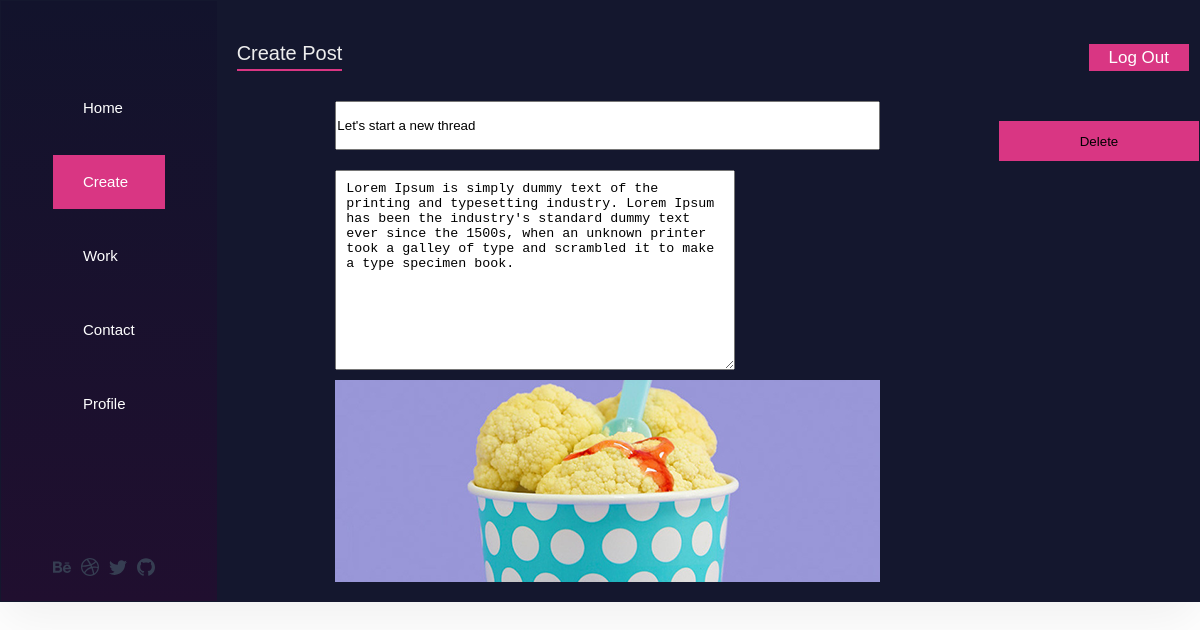
The app's page /1/update (signed in) with its own data.
### models/post.py (models this page shows, shortened)
class PostModel(db.Model):
    __tablename__ = "posts"
    id = db.Column(db.Integer, primary_key=True)
    title = db.Column(db.String(255),nullable=False)
    posts = db.Column(db.Text, nullable=False)
    image_url =db.Column(db.String(255),nullable=False)
    user_id = db.Column(db.Integer, db.ForeignKey("users.id"), nullable=False)
    users = db.relationship("UserModel")
    created_on = db.Column(db.DateTime, server_default=db.func.now())
    updated_on = db.Column(
        db.DateTime, server_default=db.func.now(), server_onupdate=db.func.now())
    @classmethod
    def find_by_id(cls, _id) -> "PostModel":
        return cls.query.filter_by(id=_id).first()

### blueprints/blog.py (the view, shortened to what this page needs)
@bp.route('/<int:id>/update', methods=('GET', 'POST'))
@login_required
def update(id):
    post = get_post(id)
    return render_template('blog/update.html', post=post)

### blueprints/auth.py (called while the page is built)
@bp.before_app_request
def load_logged_in_user():
    user_id = session.get('user_id')
    if user_id is None:
        g.user = None
    else:
        g.user = UserModel.find_user_by_id(user_id)

def get_post(id, check_author=True):
    post = PostModel.find_by_id(id)
    if post is None:
        abort(404, "Post id {0} doesn't exist.".format(id))
    if check_author and post.user_id != g.user.id:
        abort(403)
    return post

def login_required(view):
    @functools.wraps(view)
    def wrapped_view(**kwargs):
        if g.user is None:
            return redirect(url_for('auth.login'))
        return view(**kwargs)
    return wrapped_view

### models/user.py (called while the page is built)
    @classmethod
    def find_user_by_id(cls, _id: int) -> "UserModel":
        return cls.query.filter_by(id=_id).first()

### templates/blog/update.html (shortened to what this page needs)
{% extends 'base.html' %}
{% block header %}
  <h1>{% block title %}Create Post{% endblock %}</h1>
{% endblock %}
{% block menu %}
<ul class="sidebar-nav">
        <li class="sidebar-nav__item">
            <a class="sidebar-nav__link" href="{{ url_for('blog.index') }}">
            <span>Home</span></a>
        </li>
        <li class="sidebar-nav__item  sidebar-nav__item--active">
          {% if g.user %}
          <a class="sidebar-nav__link" href="{{ url_for('blog.create') }}">
            <span>Create</span></a>
          {% endif %}
        </li>
        <li class="sidebar-nav__item">
          <a href="#" class="sidebar-nav__link">
            <span>Work</span>
          </a>
        </li>
        <li class="sidebar-nav__item">
          <a href="#" class="sidebar-nav__link">
            <span>Contact</span>
          </a>
        </li>
      <li class="sidebar-nav__item">
         {% if g.user %}
          <a href="{{url_for('profile.get',id=g.user.id)}}" class="sidebar-nav__link">
            <span>Profile</span>
          </a>
           {% endif %}
        </li>
      </ul>
      {%endblock %}
{% block header_menu %}
{% if g.user.id %}
<div class="header-menu">
          <a href="{{url_for('auth.logout')}}" class="header-menu__logout">
            <span>Log Out</span>
          </a>
        </div>
{%endif%}
{% endblock %}
{% block middle %}
  <form method="post" enctype=multipart/form-data class="create">
    <input name="title" class="post-title" placeholder="Title of Post"
      value="{{ request.form['title'] or post.title }}" required>
    <textarea name="body" class="post-area">{{ request.form['body'] or post.posts }}</textarea>
      <img src="http://{{request.host}}/static/images/{{post.image_url}}" alt="images uploaded" class="update-image">
  </form>
 <form action="{{ url_for('blog.delete', id=post.id) }}" method="post">
    <input class="create-submit" type="submit" value="Delete" onclick="return confirm('Are you sure?');">
  </form>
{% endblock %}

### static/style.css (style rules this page uses)
* { margin: 0; padding: 0; }
*, *::before, *::after { box-sizing: inherit; }
body { background-image: url("img/bg.jpg"); font-weight: 400; line-height: 1.6; font-family: "Montserrat", sans-serif; min-height: 100vh; scroll-snap-type: none; background-size: cover; }
.sidebar-nav { font-size: 1.5rem; list-style: none; margin-top: 5rem; color: var(--color-white); }
.sidebar-nav__item { position: relative; }
.sidebar-nav__item:not(:last-child) { margin-bottom: 2rem; }
.sidebar-nav__item::before { content: ""; position: absolute; top: 0; left: 0; height: 100%; width: 3px; background-color: var(--color-bg-red); transform: scaleY(0); transition: transform 0.2s, width 0.4s cubic-bezier(1, 0, 0, 1) 0.2s, background-color 0.1s; }
.sidebar-nav__item:hover::before, .sidebar-nav__item--active::before { transform: scaleY(1); width: 100%; }
.sidebar-nav__link:link, .sidebar-nav__link:visited { color: var(--color-white); text-decoration: none; position: relative; display: block; padding: 1.5rem 3rem; z-index: 10; display: flex; align-items: center; }
.header-menu { display: flex; font-size: 1.7rem; color: var(--color-grey); }
.header-menu__logout { text-decoration: none; padding: 0 2rem; color: var(--color-white); background-color: var(--color-bg-red); }
.create { margin: 0 auto; display: flex; flex-direction: column; }
.post-title { padding: 1.5rem 0; }
.post-area { margin-top: 2rem; padding: 1rem 1rem; width: 40rem; height: 20rem; }
.create-submit { margin: 2rem auto; width: 20rem; height: 4rem; background-color: var(--color-bg-red); border-style: none; }
.update-image { margin: 1rem 0; height: 20%; object-fit: cover; }

### records on screen
PostModel: title "Let's start a new thread", body "Lorem Ipsum is simply dummy text of the printing and typesetting industry. Lorem Ipsum has been the industry's standard dummy text ever since the 1500s, when an unknown printer took a galley of type and scrambled it to make a type specimen book.", image_url (picture)
